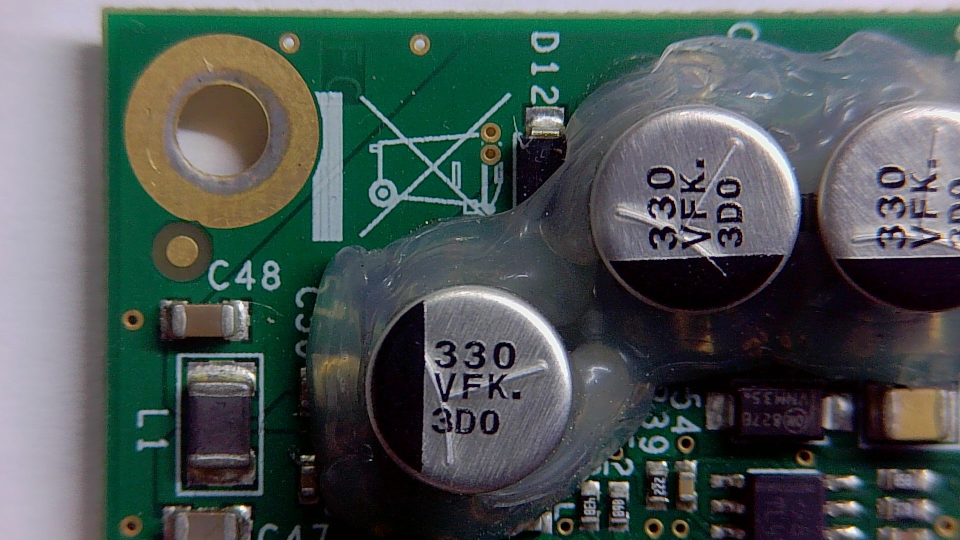
#> input picture assets/samples/partial-zip/局部图片/20261109-184132-411.jpg, 1920 x 1080 px (shown at 1/2 size); its folder holds only this picture in this run
$ python -i board_lock.py   (imports and definitions only)
#> lines starting #> are read from the running program, lines starting #| are printed output that depends on the picture
#> further down, picture is the input picture: shape (1080, 1920, 3); mean B, G, R 83.7, 85.9, 74.9
"""Board-frame geometric lock, C-region pose-graph loop closure, and non-blended overview.

Live preview pose is a cheap similarity into the first-tile frame. Accepted
stills are placed by typed C-region anchors, then jointly adjusted so a 田
grid cannot accumulate chain drift. Overlap pixels are never averaged: a high
residual keeps the sharper tile or leaves the overlap untouched.
"""

from __future__ import annotations

import math

import cv2
import numpy as np

from vision.topology import _refine_similarity

# Overlap is not blended when the geometric residual is above this.
SAFE_RESIDUAL_PX = 2.5
# A shot this far off is not written into the overview at all.
REJECT_RESIDUAL_PX = 3.2

_MIN_HITS = 5
_MIN_PRECISION = 0.70
_MAX_RESIDUAL = 3.2
_RIVAL_PRECISION = 0.72
_RIVAL_HIT_RATIO = 0.55
_SEARCH_THRESH = 4.5
_LANDMARK_WEIGHT = 4.0


class PoseEstimate:
    """Similarity mapping library pixels into the query frame."""

    # [20 lines left out: function __init__, not called in this run]

    @property
    def ok(self) -> bool:
        return self.status == "ok"


# [240 lines left out: functions landmarks_from_snapshot, estimate_similarity_pose, refine_pose_graph, joint_align_c_region, composite_registered_tile, not called in this run]


# Photometric lock used on accepted stills when the pad/via constellation is
# too noisy (real photos) but the two views still share unique texture.
_FEATURE_MIN_INLIERS = 8
_FEATURE_MIN_NCC = 0.45
_FEATURE_MAX_ANGLE_DEG = 18.0


# [38 lines left out: function masked_ncc, not called in this run]


def extract_feature_pack(image: np.ndarray):
    """CLAHE+ORB keypoints and descriptors for one still. Cached on accepted tiles."""
    if image is None or image.size == 0:
        return None
    gray = cv2.cvtColor(image, cv2.COLOR_BGR2GRAY) if image.ndim == 3 else image
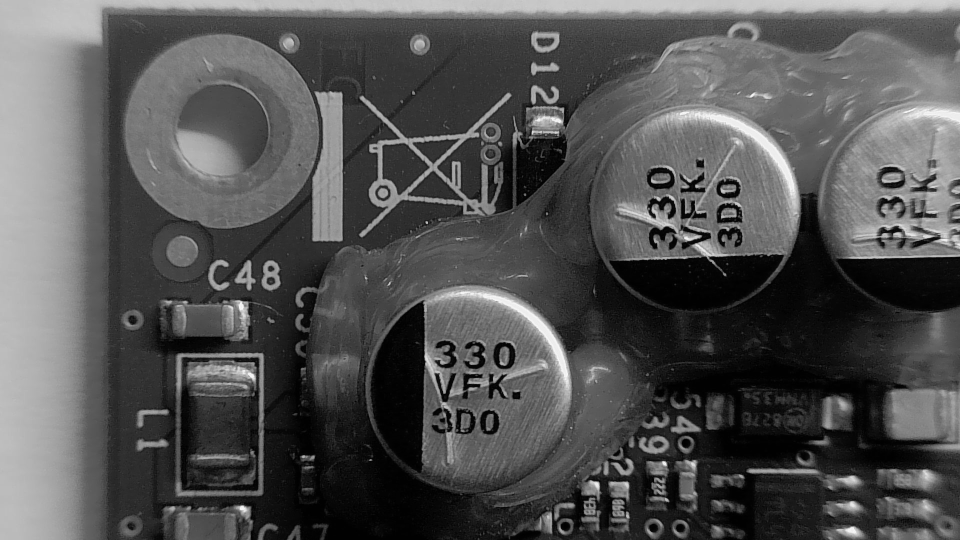
#> gray: shape (1080, 1920) (shown at 1/2 size); min 0, max 254, mean 82.3
    clahe = cv2.createCLAHE(clipLimit=2.0, tileGridSize=(8, 8))
    equalized = clahe.apply(gray)
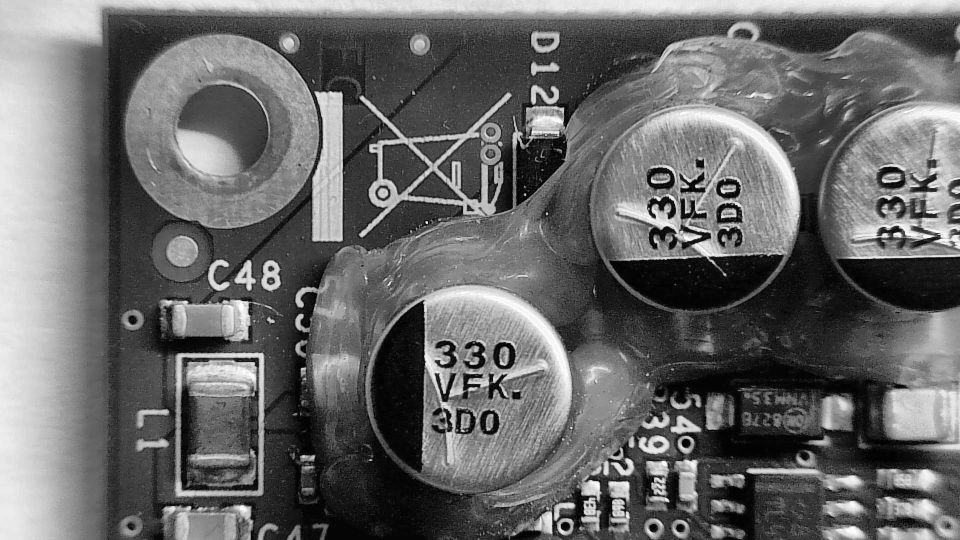
#> equalized: shape (1080, 1920) (shown at 1/2 size); min 0, max 255, mean 104.4
    detector = cv2.ORB_create(nfeatures=2000, scaleFactor=1.2, nlevels=8, edgeThreshold=11, patchSize=31)
    keypoints, desc = detector.detectAndCompute(equalized, None)
#> keypoints = 2000 keypoints; strongest (x, y, size): (852, 444, 37.2), (853, 443, 31), (854, 446, 31), (1443, 433, 31)
    if desc is None or len(keypoints) < 8:
        return None
    return (keypoints, desc)


# [381 lines left out: functions estimate_feature_pose, _maybe_refine_feature, _spacing_compatible, _nearest_spacing, _tight_vote, _vote_angle and 12 more, not called in this run]


def _translation_jump(left: np.ndarray, right: np.ndarray) -> float:
    return float(math.hypot(float(left[0, 2] - right[0, 2]), float(left[1, 2] - right[1, 2])))


def _angle_of(matrix: np.ndarray) -> float:
    linear = np.asarray(matrix, dtype=np.float64)
    return float(math.degrees(math.atan2(linear[1, 0], linear[0, 0])))


def _angle_jump(left: np.ndarray, right: np.ndarray) -> float:
    return abs(_angle_delta(_angle_of(left), _angle_of(right)))


def _angle_delta(left: float, right: float) -> float:
    return (left - right + 180.0) % 360.0 - 180.0


# [23 lines left out: function _spatial_sample, not called in this run]

>>> import cv2
>>> picture = cv2.imread('../../assets/samples/partial-zip/局部图片/20261109-184132-411.jpg')
>>> result = extract_feature_pack(picture)

$ run again, on assets/samples/partial-zip/局部图片/20261109-184159-641.jpg
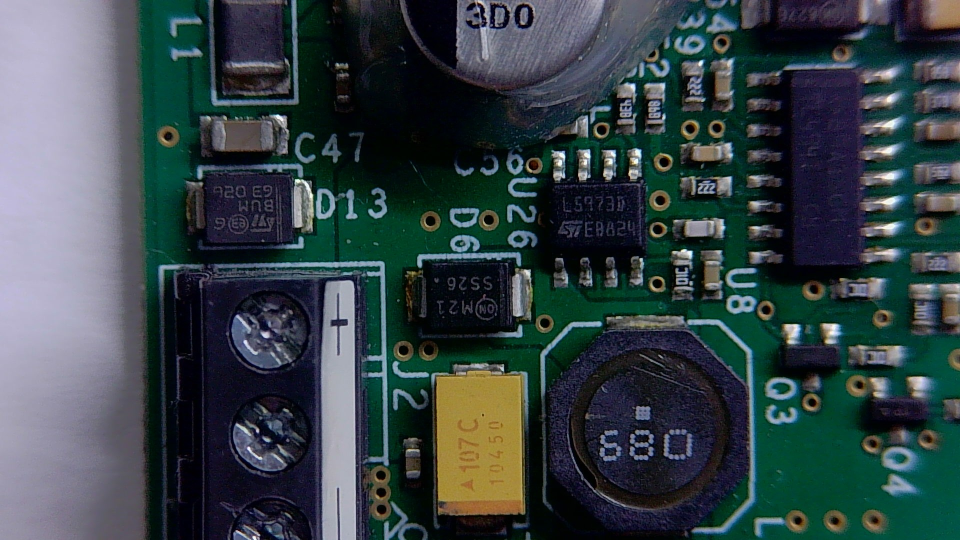
#> input picture assets/samples/partial-zip/局部图片/20261109-184159-641.jpg, 1920 x 1080 px (shown at 1/2 size)
#> picture is the input picture: shape (1080, 1920, 3); mean B, G, R 70.9, 67.5, 54.2
#> in extract_feature_pack, `gray = cv2.cvtColor(image, cv2.COLOR_BGR2GRAY) if image.ndim == 3 else..`:
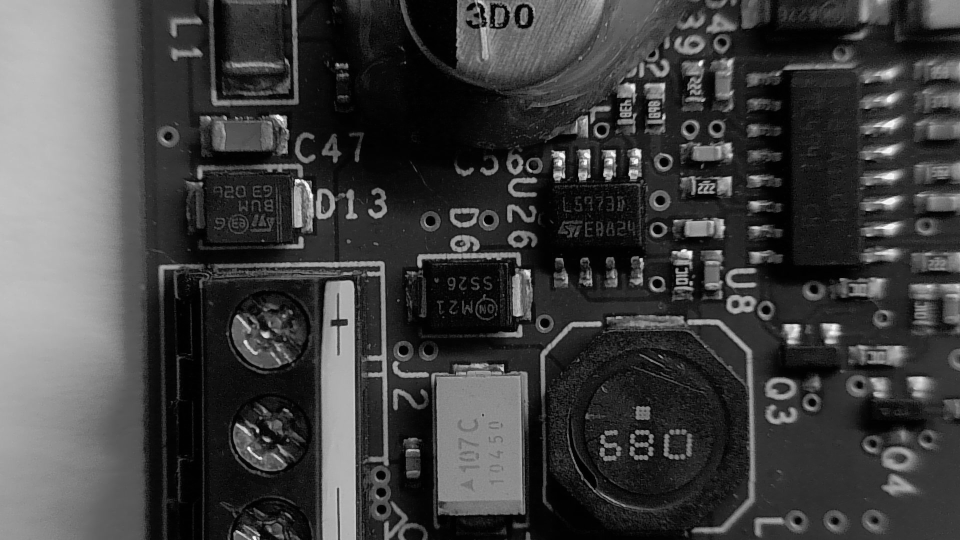
#> gray: shape (1080, 1920) (shown at 1/2 size); min 0, max 255, mean 63.9
#> in extract_feature_pack, `equalized = clahe.apply(gray)`:
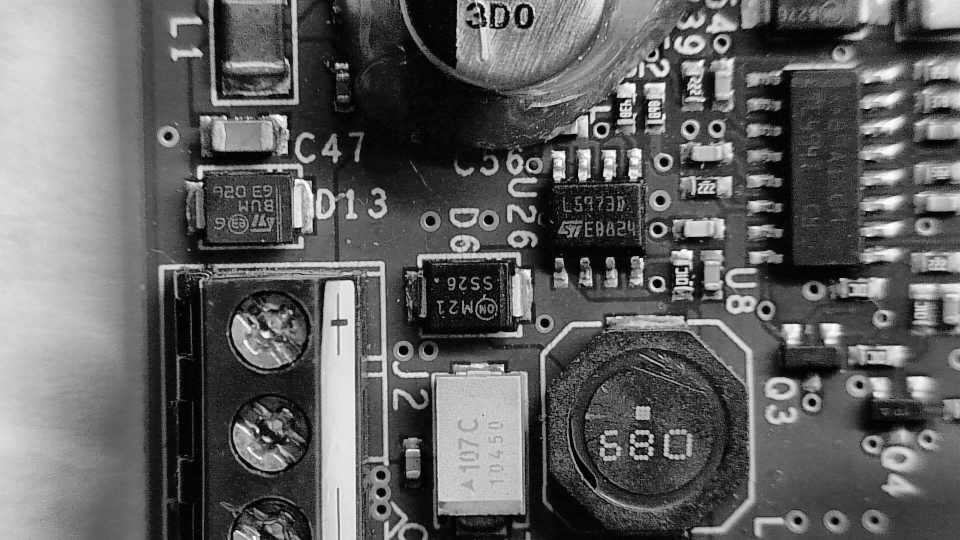
#> equalized: shape (1080, 1920) (shown at 1/2 size); min 0, max 255, mean 96.6
#> keypoints = 2000 keypoints; strongest (x, y, size): (1353, 567, 53.6), (1308, 567, 92.6), (1317, 567, 92.6), (1197, 257, 92.6)

$ run again, on assets/samples/partial-zip/局部图片/20261109-184215-833.jpg
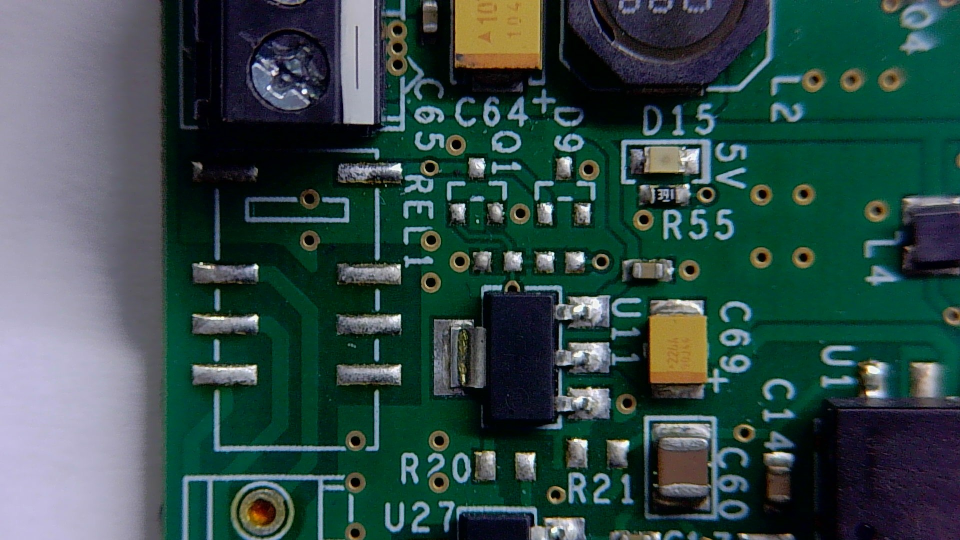
#> input picture assets/samples/partial-zip/局部图片/20261109-184215-833.jpg, 1920 x 1080 px (shown at 1/2 size)
#> picture is the input picture: shape (1080, 1920, 3); mean B, G, R 72.6, 75.6, 51.5
#> in extract_feature_pack, `gray = cv2.cvtColor(image, cv2.COLOR_BGR2GRAY) if image.ndim == 3 else..`:
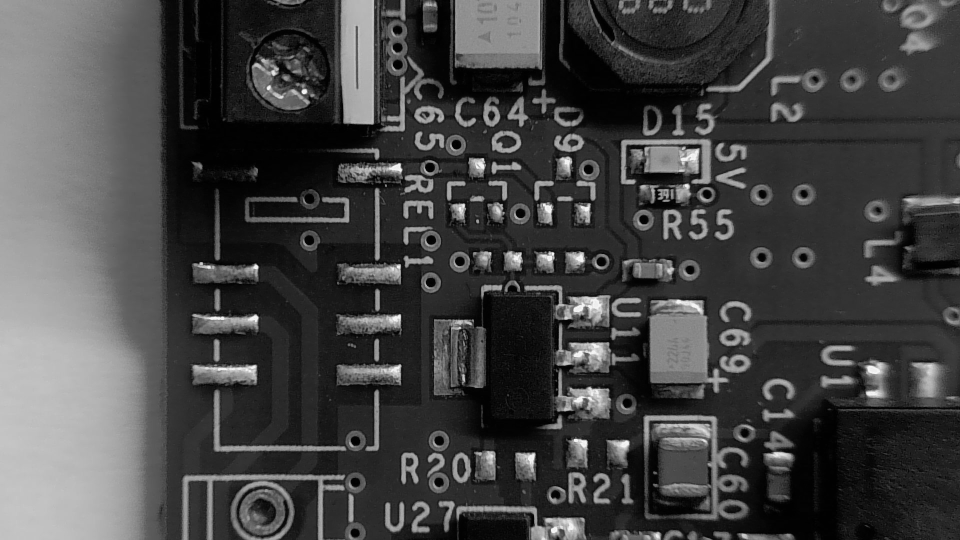
#> gray: shape (1080, 1920) (shown at 1/2 size); min 0, max 255, mean 68
#> in extract_feature_pack, `equalized = clahe.apply(gray)`:
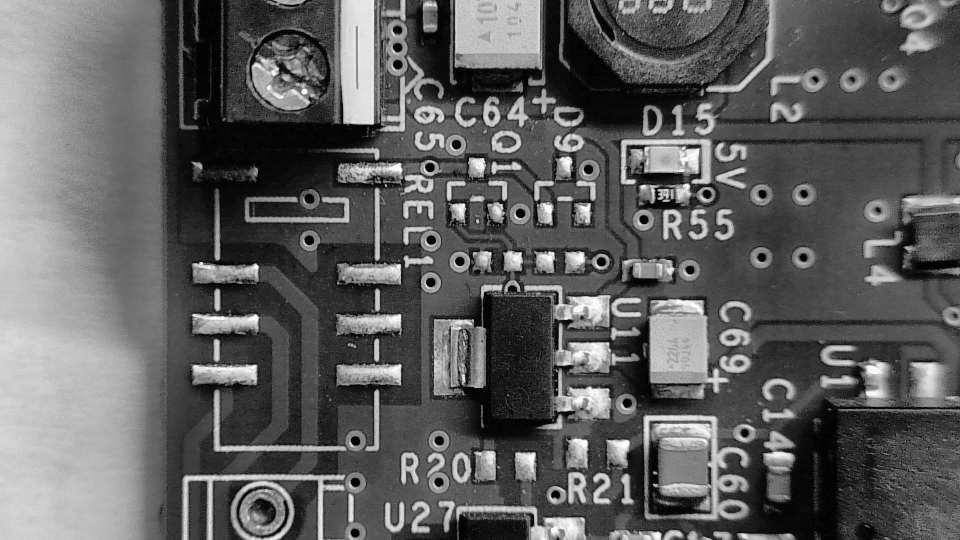
#> equalized: shape (1080, 1920) (shown at 1/2 size); min 0, max 255, mean 95.1
#> keypoints = 2000 keypoints; strongest (x, y, size): (1042, 505, 37.2), (967, 317, 31), (510, 533, 64.3), (1041, 505, 44.6)

$ run again, on assets/samples/partial-zip/局部图片/20261109-184257-820.jpg
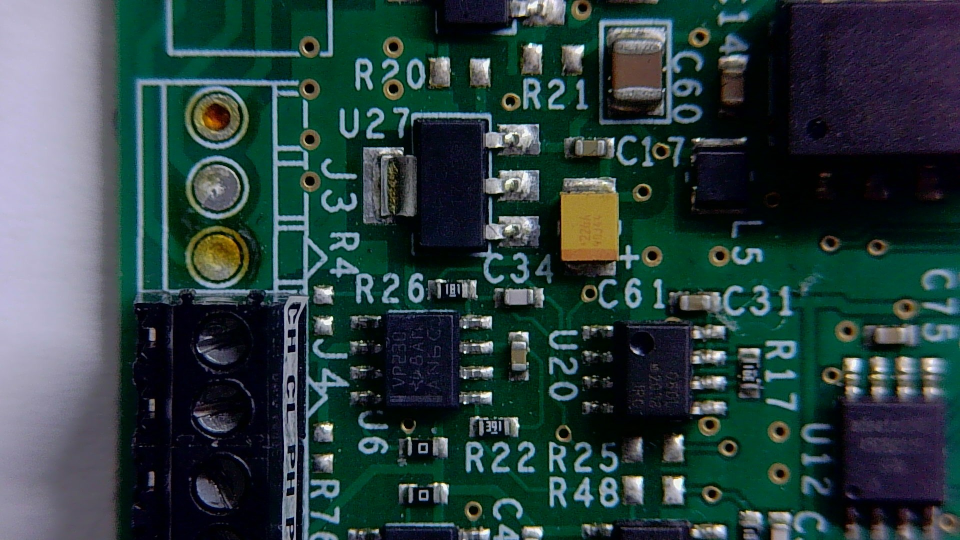
#> input picture assets/samples/partial-zip/局部图片/20261109-184257-820.jpg, 1920 x 1080 px (shown at 1/2 size)
#> picture is the input picture: shape (1080, 1920, 3); mean B, G, R 64.9, 65, 45
#> in extract_feature_pack, `gray = cv2.cvtColor(image, cv2.COLOR_BGR2GRAY) if image.ndim == 3 else..`:
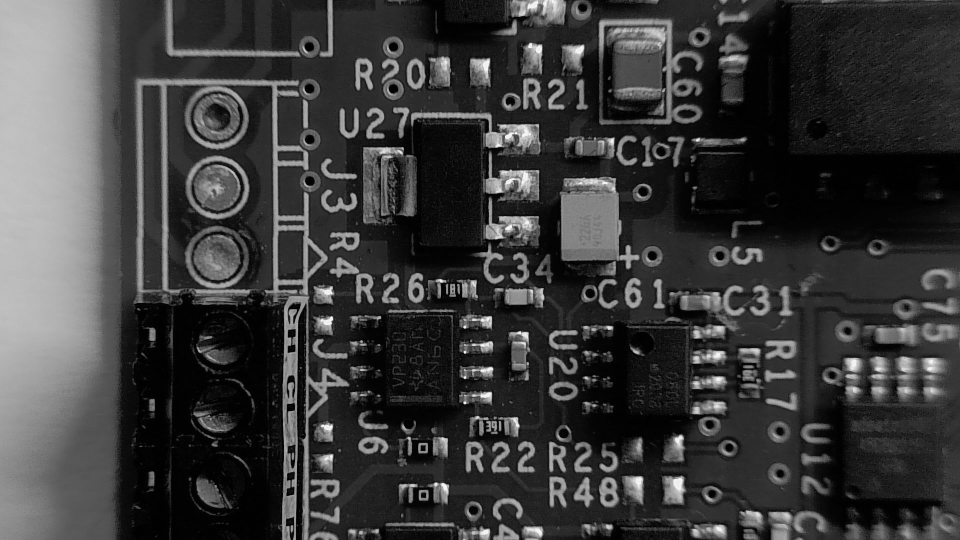
#> gray: shape (1080, 1920) (shown at 1/2 size); min 0, max 254, mean 59
#> in extract_feature_pack, `equalized = clahe.apply(gray)`:
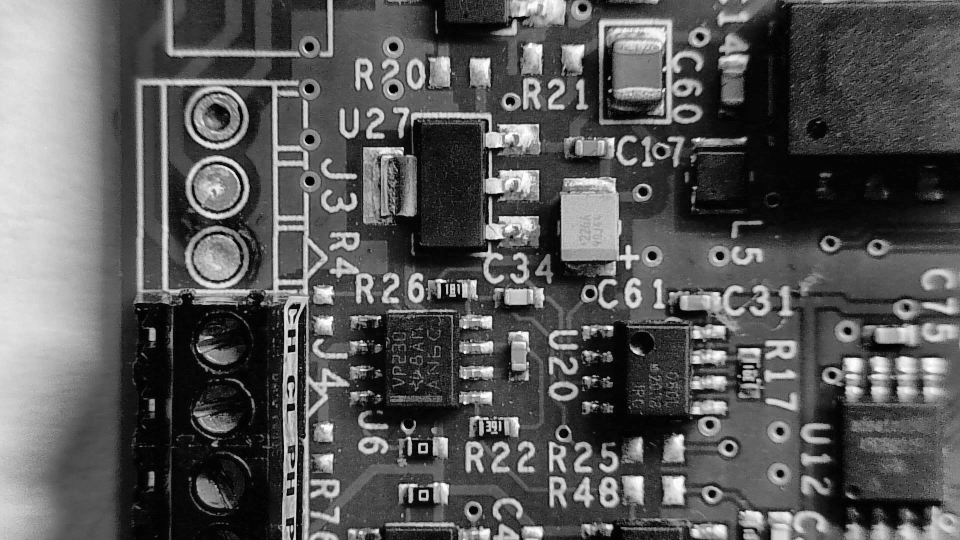
#> equalized: shape (1080, 1920) (shown at 1/2 size); min 0, max 255, mean 88.2
#> keypoints = 2000 keypoints; strongest (x, y, size): (844, 989, 64.3), (579, 666, 92.6), (760, 635, 44.6), (843, 990, 53.6)
